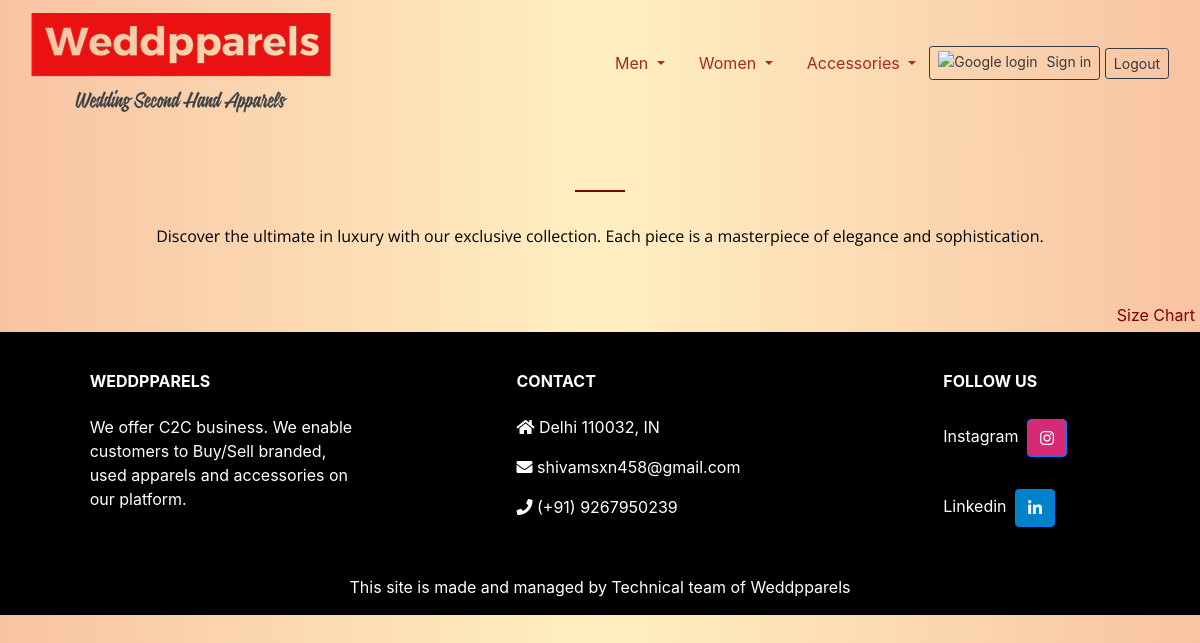
The app's page /shop/categorydisplay/Gown, older data.
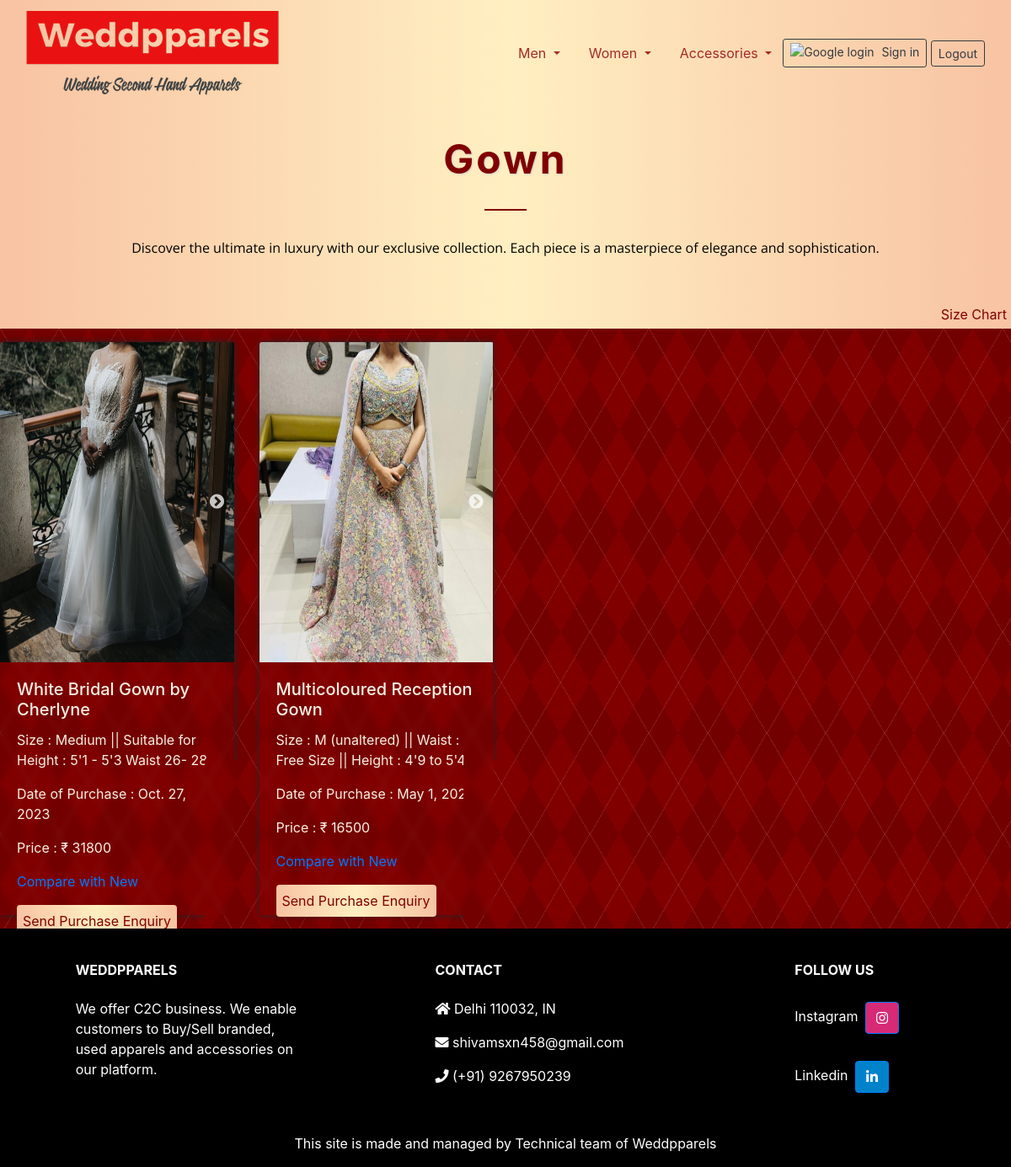
The same page, newer data.
### shop/models.py (models this page shows, shortened)
class Product(models.Model):
    product_id = models.AutoField
    product_name = models.CharField(max_length= 30)
    size = models.CharField(max_length=100, blank=True, default="onesize")
    purchase_date = models.DateField()
    category = models.CharField(max_length=25, default="")
    subcategory = models.CharField(max_length=25, default="")
    price = models.IntegerField(default= 0)
    image = models.ImageField(upload_to="shop/images", blank=True, default="")
    sideimage = models.ImageField(upload_to="shop/images", blank=True, default="/shop/images/imagecomingsoon.png")
    backimage = models.ImageField(upload_to="shop/images", blank=True, default="/shop/images/imagecomingsoon.png")
    url = models.URLField(max_length=200, blank=True, default= "")

### shop/views.py (the view)
# urls.py: path('categorydisplay/Gown',  views.gownfunc, name=""),
def gownfunc(request):
    products = Product.objects.filter(subcategory='Gown')
    productsfilter = Product.objects.filter(subcategory='Gown')[:1]
    context = {'products': products, 'productsfilter': productsfilter}
    return render(request, 'shop/navbarcatgown.html',context)

### shop/templates/shop/navbarcatgown.html
{% extends 'shop/base.html' %}

### shop/templates/shop/base.html (shortened to what this page needs)
{% block categorydisplay %}
{% load static %}
<!doctype html>
<html lang="en" xmlns="http://www.w3.org/1999/html">
<head>
    <link rel="stylesheet" href="https://cdn.jsdelivr.net/npm/bootstrap@4.1.3/dist/css/bootstrap.min.css">
<nav class= "navbar navbar-expand-lg bg-transparent navbar-light navbar-airy bg-fixed-white" style="margin: 0;">
<div class="container-fluid">
   <a class="navbar-brand" href="http://weddpparels.com/"><img class="img-fluid" src="{% static '/media/sitelogo.png' %}" ></a>
  <div class="collapse navbar-collapse" id="navbarSupportedContent">
    <ul class="navbar-nav mr-auto">
      <li class="nav-item dropdown">
        <a class="nav-link dropdown-toggle" href="#" id="navbarDropdownmen" role="button" data-toggle="dropdown" aria-haspopup="true" aria-expanded="false" style="color: brown;">
          Men
        </a>
      </li>
      <li class="nav-item dropdown">
        <a class="nav-link dropdown-toggle" href="#" id="navbarDropdownwomen" role="button" data-toggle="dropdown" aria-haspopup="true" aria-expanded="false" style="color: brown;">
          Women
        </a>
      </li>
      <li class="nav-item dropdown">
        <a class="nav-link dropdown-toggle" href="#" id="navbarDropdownacc" role="button" data-toggle="dropdown" aria-haspopup="true" aria-expanded="false" style="color: brown;">
          Accessories
        </a>
      </li>
    </ul>
<br>
{% load socialaccount %}
<html>
<body>
{% if user.is_authenticated %}
  <h6 class="text-info">Hi! {{ user.username }}</h6> &nbsp;&nbsp;&nbsp;&nbsp;&nbsp;&nbsp;&nbsp;&nbsp;
{% else %}
  <a href="{% provider_login_url 'google'%}?next=/shop/" class="btn btn-outline-dark btn-sm" >
    <img width="16px" style="margin-bottom:3px; margin-right:5px" alt="Google login" src="https://weddpparel.s3.ap-south-1.amazonaws.com/web_dark_sq_SI%401x.png" />
    Sign in
  </a> &nbsp;
{% endif %}
<a href="http://weddpparels.com/accounts/logout/" class="btn btn-outline-dark btn-sm">Logout</a>
</body>
</html>
 </div>
</nav>
 <link rel="stylesheet" type="text/css" href="https://cdnjs.cloudflare.com/ajax/libs/slick-carousel/1.8.1/slick.min.css"/>
  <link rel="stylesheet" type="text/css" href="https://cdnjs.cloudflare.com/ajax/libs/slick-carousel/1.8.1/slick-theme.min.css"/>
</head>
<body>
<br>
<div style="background-image: linear-gradient(to right,#f8c3a3, #ffefc1, #f8c3a3); text-align: center; padding: 10px;">
    <h2 style="font-size: 48px; font-weight: bold; margin: 0; color: maroon; letter-spacing: 3px; text-shadow: 1px 1px 2px #ccc;">
        {% for product in productsfilter %}
        {{ product.subcategory }}
        {% endfor %}
    </h2>
    <hr style="border: none; border-top: 2px solid maroon; height: 2px; margin: 30px auto; max-width: 50px;">
    <p style="color: black; font-size: 16px; line-height: 1.5; font-family: 'Open Sans', sans-serif;">
        Discover the ultimate in luxury with our exclusive collection. Each piece is a masterpiece of elegance and sophistication.
   <br><br>
    </p>
</div>
<div style="background-image: linear-gradient(to right,#f8c3a3, #ffefc1, #f8c3a3); text-align: right; padding: 5px;">
        <a href="http://weddpparels.com/shop/sizechart" style="color:maroon;">Size Chart</a>
</div>
<div class="container-fluid embed-responsive" style="background-color: maroon;
background-image:
repeating-linear-gradient(120deg, rgba(255,255,255,.1), rgba(255,255,255,.1) 1px, transparent 1px, transparent 60px),
repeating-linear-gradient(60deg, rgba(255,255,255,.1), rgba(255,255,255,.1) 1px, transparent 1px, transparent 60px),
linear-gradient(60deg, rgba(0,0,0,.1) 25%, transparent 25%, transparent 75%, rgba(0,0,0,.1) 75%, rgba(0,0,0,.1)),
linear-gradient(120deg, rgba(0,0,0,.1) 25%, transparent 25%, transparent 75%, rgba(0,0,0,.1) 75%, rgba(0,0,0,.1));
background-size: 70px 120px; max-width: 100%;">
<div class="row">
  <link href="{% static 'css/style.css'%}" rel="stylesheet">
{% for product in products %}
  <div class="col-md-3 my-3">
    <div class="card1">
        <div class="slider">
            <div><img class="card-img-top" style="height:380px;" src="/media/{{ product.image }}" alt="{{ product.name }}"></div>
        </div>
      <div class="card-body" style="color: #F8F0E3;">
        <h5 class="card-title">{{ product.product_name }}</h5>
        <p class="card-text" >Size : {{ product.size }} </p>
        <p class="card-text" >Date of Purchase : {{ product.purchase_date }} </p>
        <p class="card-text">Price : ₹ {{ product.price }}</p>
        <p> <a  href="{{ product.url }}">Compare with New</a></p>
        <a href="http://weddpparels.com/shop/sendpurchaseenquiry/#{{ product.product_name }}" id="{{ product.product_name }}" class="btn" style="color: maroon ;background-image: linear-gradient(to right,#f8c3a3, #ffefc1, #f8c3a3); padding: 6px; background-color:#F6BE00 ; position: absolute;">Send Purchase Enquiry</a>
      </div>
    </div>
  </div>
{% endfor %}
</div>
</div>
</body>
<footer
          class="text-left text-lg-start text-white"
          style="background-color: black"
          >
    <div class="container-fluid p-4 pb-0">
      <section class="">
        <div class="row">
          <div class="col-md-3 col-lg-3 col-xl-3 mx-auto mt-3">
            <h6 class="text-uppercase mb-4 font-weight-bold">
              Weddpparels
            </h6>
            <p>
              We offer C2C business. We enable customers to Buy/Sell branded, used apparels and accessories on our platform.
            </p>
          </div>
          <div class="col-md-4 col-lg-3 col-xl-3 mx-auto mt-3">
            <h6 class="text-uppercase mb-4 font-weight-bold"> Contact </h6>
            <p><i class="fas fa-home mr-0"></i> Delhi 110032, IN </p>
            <p><i class="fas fa-envelope mr-0"></i> shivamsxn458@gmail.com </p>
            <p><i class="fas fa-phone mr-0"></i> (+91) 9267950239 </p>
          </div>
          <div class="col-md-3 col-lg-2 col-xl-2 mx-auto mt-3">
            <h6 class="text-uppercase mb-4 font-weight-bold"> Follow us </h6>
            Instagram
            <a
               class="btn btn-primary btn-floatin m-1"
               style="background-color: #d62976 "
               href="#!"
               role="button"
               ><i class="fab fa-instagram"></i></a>
  <br><br>
            Linkedin
            <a
               class="btn btn-primary btn-floating m-1"
               style="background-color: #0082ca"
               href="https://www.linkedin.com/in/shivam-saxena-b939641a0/"
               role="button"
               ><i class="fab fa-linkedin-in"></i
              ></a>
      </section>
    </div>
    <div
         class="text-center p-3"
         style="background-color: rgba(0, 0, 0, 0.2)"
         >
      <a class="text-white" href="https://weddpparels.com/"
         >This site is made and managed by Technical team of Weddpparels</a>
    </div>
<link rel="stylesheet" href="https://cdnjs.cloudflare.com/ajax/libs/font-awesome/5.15.3/css/all.min.css" />
 </footer>
</html>
{% endblock %}

### shop/static/css/style.css (style rules this page uses)
.card1 { margin: 0 0.0em; border: none; border-radius: 0; height: 680px; box-shadow: 0 0 8px 0 ; background: null; backdrop-filter: blur(3px); }
.card1 img { max-width: 100%; max-height: 100%; }

### shop/templates/shop/base.html (style rules this page uses)
body { background-color: #F8F0E3; background-image: linear-gradient(to right,#f8c3a3, #ffefc1, #f8c3a3); padding: 0px; }

Row changes from the older to the newer data that the page shows:
added Product: subcategory "Gown", image (picture), product_name "White Bridal Gown by Cherlyne", size "Medium || Suitable for Height : 5'1 - 5'3 Waist 26- 28", purchase_date "Oct. 27, 2023", price "31800"
added Product: image (picture), product_name "Multicoloured Reception Gown", size "M (unaltered) || Waist : Free Size || Height : 4'9 to 5'4", purchase_date "May 1, 2023", price "16500"
